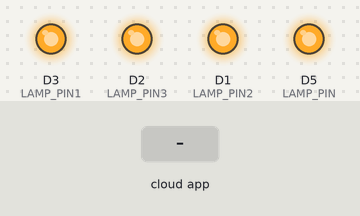
A sketch run on a simulated ESP8266 (NodeMCU). Parts: output pins drawn as LEDs (lit = HIGH). The test bench sets the inputs (shaded band). WiFi joins after 1.5 s; servers stay silent unless stated; the Firebase database answers and starts empty; what the sketch prints to the serial monitor is not drawn.

Above: at 2.7 s.
2.8 s: the phone or cloud app sets casa1 to true
At 4.8 s:
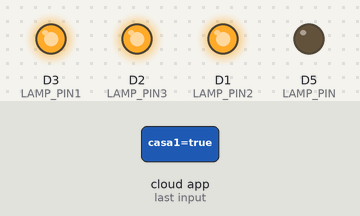
5.1 s: the phone or cloud app sets casa2 to true
At 7.1 s:
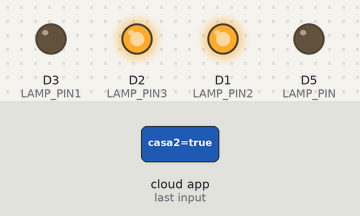
7.4 s: the phone or cloud app sets casa1 to false
At 7.9 s:
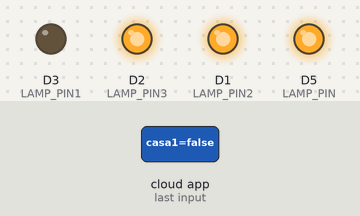
9.1 s: the phone or cloud app sets casa3 to true
At 10.3 s:
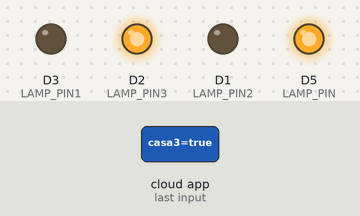
10.6 s: the phone or cloud app sets casa4 to true
At 12.6 s:
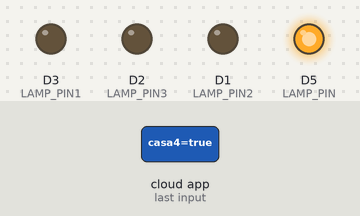
12.9 s: the phone or cloud app sets casa2 to false
At 13.9 s:
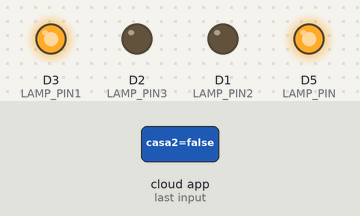
Timing chart, 0 to 15.4 s (numbered marks = the images above; inputs shaded):
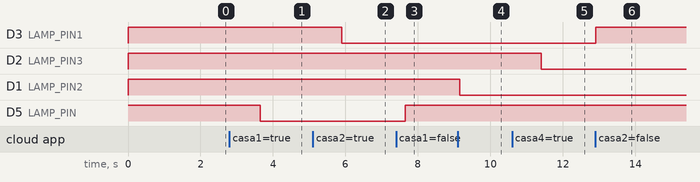

Measured:
- after the input at 2.8 s, D5 (LAMP_PIN): HIGH → LOW after 0.85 s
- after the input at 5.1 s, D3 (LAMP_PIN1): HIGH → LOW after 0.81 s
- after the input at 7.4 s, D5 (LAMP_PIN): LOW → HIGH after 0.26 s
- after the input at 9.1 s, D1 (LAMP_PIN2): HIGH → LOW after 0.06 s
- after the input at 10.6 s, D2 (LAMP_PIN3): HIGH → LOW after 0.81 s
- after the input at 12.9 s, D3 (LAMP_PIN1): LOW → HIGH at once

The sketch:

Arduino.ino
```cpp
#include "FirebaseESP8266.h"  // Install Firebase ESP8266 library
#include <ESP8266WiFi.h>


// Set these to run example.
#define FIREBASE_HOST "joao-e0c75.firebaseio.com"
#define FIREBASE_AUTH "YQO4u3dec4TJ77NKImwekW3w4OiUPvMxC7gUOGk0"
#define WIFI_SSID "Joao10Mariano"
#define WIFI_PASSWORD "mariano75"


int LAMP_PIN = D5;
int LAMP_PIN1 = D3;
int LAMP_PIN2 = D1;
int LAMP_PIN3 = D2;


//Define FirebaseESP8266 data object
//FirebaseData firebaseData;
FirebaseData lampValue;
FirebaseData lampValue1;
FirebaseData lampValue2;
FirebaseData lampValue3;

FirebaseJson json;


void setup()
{
  Serial.begin(9600);

  pinMode(LAMP_PIN,OUTPUT);
  digitalWrite(LAMP_PIN, HIGH);

  pinMode(LAMP_PIN1,OUTPUT);
  digitalWrite(LAMP_PIN1, HIGH);

  pinMode(LAMP_PIN2,OUTPUT);
  digitalWrite(LAMP_PIN2, HIGH);

  pinMode(LAMP_PIN3,OUTPUT);
  digitalWrite(LAMP_PIN3, HIGH);


  WiFi.begin(WIFI_SSID, WIFI_PASSWORD);
  Serial.print("Connecting to Wi-Fi");
  while (WiFi.status() != WL_CONNECTED)
  {
    Serial.print(".");
    delay(300);
  }
  Serial.println();
  Serial.print("Connected with IP: ");
  Serial.println(WiFi.localIP());
  Serial.println();

  Firebase.begin(FIREBASE_HOST, FIREBASE_AUTH);
  Firebase.reconnectWiFi(true);

}


void loop() {

   if (Firebase.getString(lampValue, "/home/casa1")){
    Serial.println(lampValue.stringData());
    if (lampValue.stringData() == "true") {
    digitalWrite(LAMP_PIN, LOW);
    }
  else if (lampValue.stringData() == "false"){
    digitalWrite(LAMP_PIN, HIGH);
    }
  }
  delay(100);


  if (Firebase.getString(lampValue1, "/home/casa2")){
    Serial.println(lampValue1.stringData());
    if (lampValue1.stringData() == "true") {
    digitalWrite(LAMP_PIN1, LOW);
    }
  else if (lampValue1.stringData() == "false"){
    digitalWrite(LAMP_PIN1, HIGH);
    }
  }
  delay(100);

  if (Firebase.getString(lampValue2, "/home/casa3")){
    Serial.println(lampValue2.stringData());
    if (lampValue2.stringData() == "true") {
    digitalWrite(LAMP_PIN2, LOW);
    }
  else if (lampValue2.stringData() == "false"){
    digitalWrite(LAMP_PIN2, HIGH);
    }
  }
  delay(100);


   if (Firebase.getString(lampValue3, "/home/casa4")){
    Serial.println(lampValue3.stringData());
    if (lampValue3.stringData() == "true") {
    digitalWrite(LAMP_PIN3, LOW);
    }
  else if (lampValue3.stringData() == "false"){
    digitalWrite(LAMP_PIN3, HIGH);
    }
  }
  delay(100);
}
```
